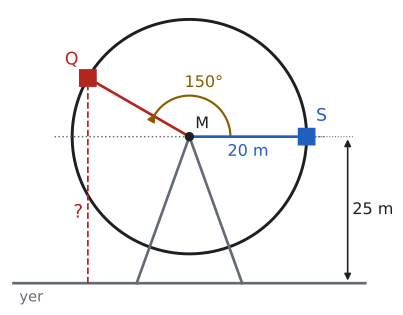

Source code (Python):
import sys; sys.path.insert(0, "tools")
from cizim import *

def P(x, y): return np.array([x, y], float)
def kutup(derece, r=1.0): return P(r * np.cos(np.radians(derece)), r * np.sin(np.radians(derece)))
def cember(ax, x=(-1.45, 1.45), y=(-1.45, 1.45), eksen_adi=True):
    """Orijin merkezli birim çember ve oklu eksenler."""
    ax.set_aspect("equal"); ax.axis("off")
    t = np.linspace(0, 2 * np.pi, 400)
    ax.plot(np.cos(t), np.sin(t), color=YAZI, lw=2, zorder=2)
    ok = dict(arrowstyle="-|>", color=SOLUK, lw=1.3, mutation_scale=12)
    ax.annotate("", xy=(x[1], 0), xytext=(x[0], 0), arrowprops=ok)
    ax.annotate("", xy=(0, y[1]), xytext=(0, y[0]), arrowprops=ok)
    if eksen_adi:
        ax.text(x[1], -0.08, "x", ha="center", va="top", color=SOLUK, fontsize=12)
        ax.text(0.08, y[1], "y", ha="left", va="center", color=SOLUK, fontsize=12)
    ax.set_xlim(x[0] - 0.05, x[1] + 0.12); ax.set_ylim(y[0] - 0.05, y[1] + 0.1)
def dik(ax, K, A, B, s=0.08, renk=SOLUK):
    """K köşesinde KA ile KB arasındaki dik açı işareti."""
    K, A, B = P(*K), P(*A), P(*B)
    u = (A - K) / np.linalg.norm(A - K) * s; v = (B - K) / np.linalg.norm(B - K) * s
    ax.plot(*zip(K + u, K + u + v, K + v), color=renk, lw=1.2)
def yay(ax, a1, a2, r, ad="", renk=MAVI, k=1.55, fs=12):
    """Orijinde a1 dereceden a2 dereceye (saat yönünün tersine) açı yayı."""
    ax.add_patch(patches.Arc((0, 0), 2 * r, 2 * r, theta1=a1, theta2=a2, color=renk, lw=1.6))
    if ad:
        m = np.radians((a1 + a2) / 2)
        ax.text(k * r * np.cos(m), k * r * np.sin(m), ad, ha="center", va="center", color=renk, fontsize=fs)
def nok(ax, xy, renk=YAZI, ms=6): ax.plot(*xy, "o", color=renk, markersize=ms, zorder=5)
def yaz(ax, xy, metin, renk=YAZI, fs=13, **k): ax.text(xy[0], xy[1], metin, color=renk, fontsize=fs, **k)
def kontrol(ad, K): print(ad, np.round(K, 4), "x²+y² =", round(float(K @ K), 6))

# Alıştırma 8: dönme dolap; merkez M yerden 25 m, yarıçap 20 m. Kabin S'den (merkezle aynı yükseklik, sağda)
# saat yönünün tersine 150° dönüp Q'ya geliyor: Q'nun yüksekliği 25 + 20·sin 150° = 35 m.
M = P(0, 25); r = 20; S = M + P(r, 0); Q = M + kutup(150, r); print("S", S, "Q", np.round(Q, 3), "|MQ|", round(float(np.linalg.norm(Q - M)), 3))
fig, ax = sekil(5.2, 4.6); ax.set_aspect("equal"); ax.axis("off")
t = np.linspace(0, 2 * np.pi, 400); ax.plot(M[0] + r * np.cos(t), M[1] + r * np.sin(t), color=YAZI, lw=2.2)
ax.plot([-30, 30], [0, 0], color=SOLUK, lw=2)
ax.plot(*zip(M, P(-9, 0)), color=SOLUK, lw=2); ax.plot(*zip(M, P(9, 0)), color=SOLUK, lw=2)
ax.plot([M[0] - r - 3, M[0] + r + 3], [M[1], M[1]], color=SOLUK, lw=1.1, ls=":")
ax.plot(*zip(M, S), color=MAVI, lw=2); ax.plot(*zip(M, Q), color=KIRMIZI, lw=2)
ax.add_patch(patches.Arc(M, 14, 14, theta1=0, theta2=150, color=SARI, lw=1.6))
ax.annotate("", xy=M + kutup(150, 7) + P(0.25, 0.43), xytext=M + kutup(148, 7), arrowprops=dict(arrowstyle="-|>", color=SARI, lw=1.4, mutation_scale=12))
yaz(ax, M + kutup(75, 9.5), "150°", SARI, ha="center", va="center", fs=12)
for Z, renk in ((S, MAVI), (Q, KIRMIZI)): ax.add_patch(patches.Rectangle(Z - P(1.4, 1.4), 2.8, 2.8, facecolor=renk, edgecolor=renk, zorder=5))
yaz(ax, S + P(1.6, 2.0), "S", MAVI, ha="left", va="bottom"); yaz(ax, Q + P(-1.6, 1.6), "Q", KIRMIZI, ha="right", va="bottom")
nok(ax, M); yaz(ax, M + P(1.0, 0.8), "M", ha="left", va="bottom", fs=12)
yaz(ax, (M + S) / 2 + P(0, -1.2), "20 m", MAVI, ha="center", va="top", fs=12)
ax.plot([Q[0], Q[0]], [0, Q[1] - 1.5], color=KIRMIZI, lw=1.3, ls="--"); yaz(ax, P(Q[0] - 0.8, 12), "?", KIRMIZI, ha="right", va="center", fs=14)
ok = dict(arrowstyle="<|-|>", color=YAZI, lw=1.2, mutation_scale=10)
ax.annotate("", xy=(27, 0), xytext=(27, 25), arrowprops=ok); yaz(ax, P(27.8, 12.5), "25 m", ha="left", va="center", fs=12)
ax.plot([20, 28], [25, 25], color=SOLUK, lw=0.8, ls=":")
yaz(ax, P(-29, -1.2), "yer", SOLUK, ha="left", va="top", fs=11)
ax.set_xlim(-31, 35); ax.set_ylim(-4, 47)
kaydet(fig, __file__)
